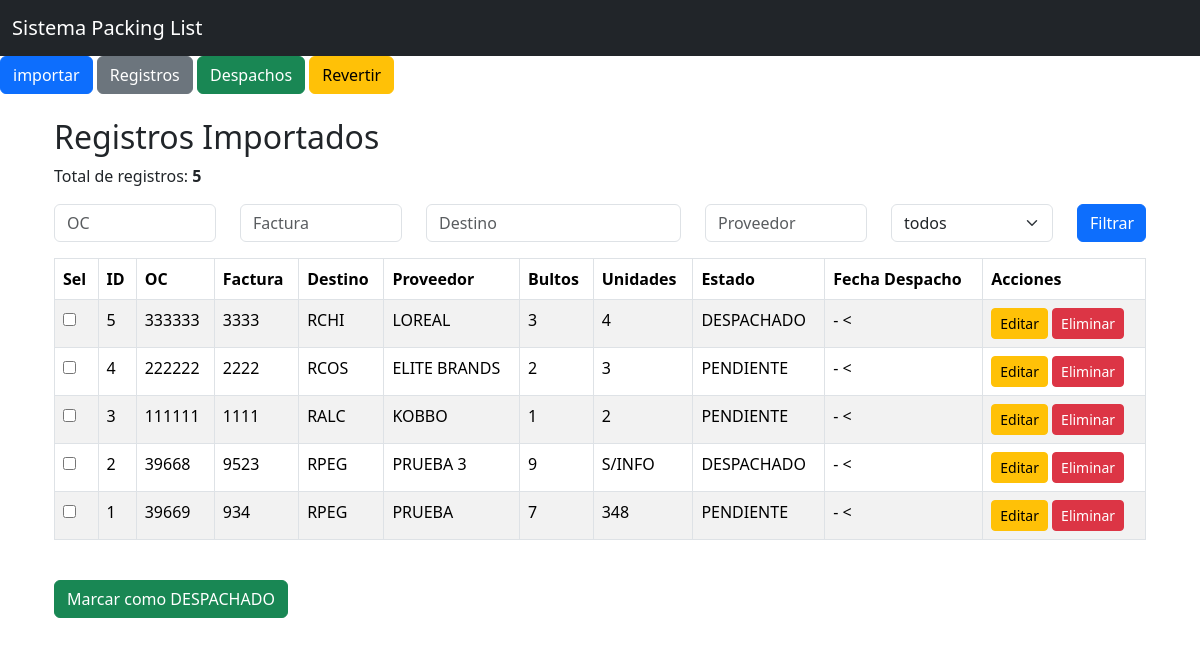
Page /registros on the earlier database version.
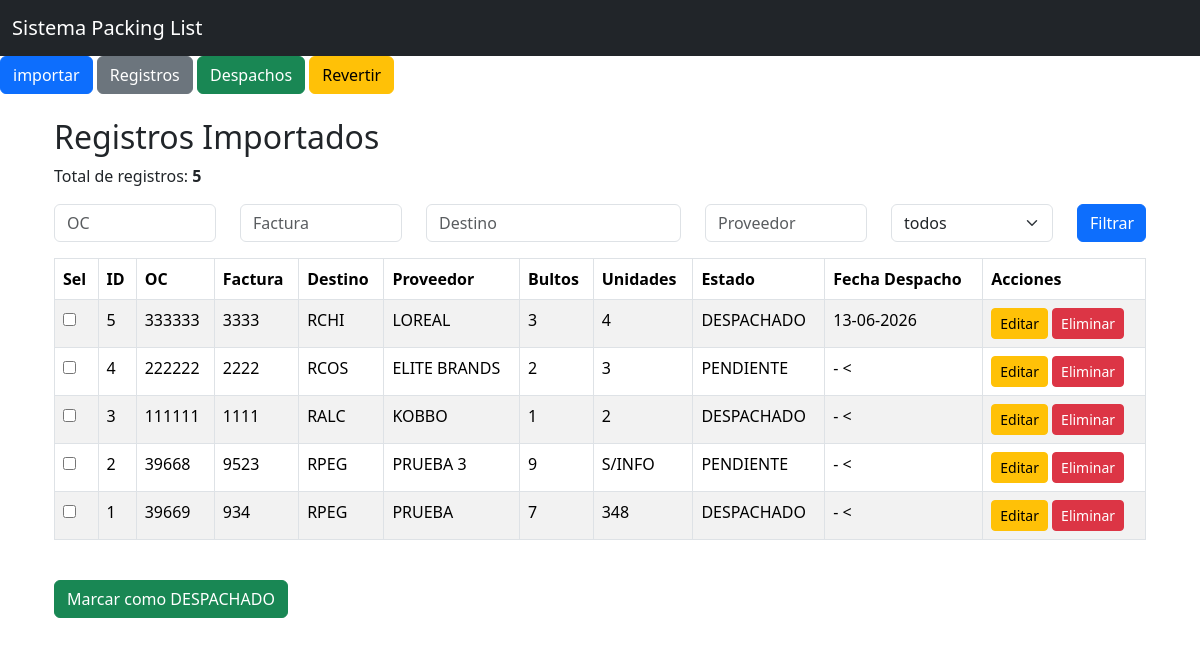
Same page on the later database version.
### models.py (models this page shows)
class Consolidado(db.Model):
    __tablename__ = "consolidado"
    id = db.Column(db.Integer, primary_key=True)
    oc = db.Column(db.String(50))
    factura = db.Column(db.String(50))
    destino = db.Column(db.String(20), nullable=False)
    proveedor = db.Column(db.String(150))
    bultos = db.Column(db.Integer, nullable=False)
    unidades = db.Column(db.String(50), nullable=False)
    tipo_carga = db.Column(db.String(50), nullable=False, default="NACIONAL")
    etiqueta = db.Column(db.String(150))
    observacion = db.Column(db.String(500))
    estado = db.Column(db.String(20), nullable=False, default="PENDIENTE")
    origen_archivo = db.Column(db.String(50), nullable=False)
    nombre_archivo = db.Column(db.String(255))
    fecha_carga = db.Column(db.DateTime)
    eliminado = db.Column(db.Boolean, nullable=False, default=False)
    fecha_eliminacion = db.Column(db.DateTime)
    fecha_despacho = db.Column(db.DateTime)

### app.py (the view)
@app.route("/registros")
def registros():
    oc = request.args.get("oc", "")
    factura = request.args.get("factura", "")
    destino = request.args.get("destino", "")
    proveedor = request.args.get("proveedor", "")
    estado = request.args.get("estado", "")
    consulta = Consolidado.query.filter_by(eliminado=False)
    if oc:
        consulta = consulta.filter(Consolidado.oc.contains(oc))
    if factura:
        consulta = consulta.filter(Consolidado.factura.contains(factura))
    if destino:
        consulta = consulta.filter(Consolidado.destino.contains(destino))
    if proveedor:
        consulta = consulta.filter(Consolidado.proveedor.contains(proveedor))
    if estado:
        consulta = consulta.filter(Consolidado.estado.contains(estado))
    registros = consulta.order_by(Consolidado.id.desc()).all()
    return render_template(
        "registros.html",
        registros=registros,
        oc=oc,
        factura=factura,
        destino=destino,
        proveedor=proveedor,
        estado=estado,
    )

### templates/registros.html (shortened to what this page needs)
{% extends "base.html" %}
{% block contenido %}
<div class="container mt-4">
    <h2>Registros Importados</h2>
    <p>
        Total de registros:
        <b>{{ registros|length }}</b>
    </p>
    <form method="get" class="mb-3">
        <div class="row">
            <div class="col-md-2">
                <input type="text" name="oc" class="form-control" placeholder="OC" value="{{ oc }}">
            </div>
            <div class="col-md-2">
                <input type="text" name="factura" class="form-control" placeholder="Factura" value="{{ factura }}">
            </div>
            <div class="col-md-3">
                <input type="text" name="destino" class="form-control" placeholder="Destino" value="{{ destino }}">
            </div>
            <div class="col-md-2">
                <input type="text" name="proveedor" class="form-control" placeholder="Proveedor" value="{{ proveedor }}">
            </div>
            <div class="col-md-2">
                <select name="estado" class="form-select">
                    <option value="">todos</option>
                </select>
            </div>
            <div class="col-md-1">
                <button type="submit" class="btn btn-primary w-100">Filtrar</button>
            </div>
        </div>
    </form>
    <form method="POST" action="/actualizar_estado">
    <table class="table table-striped table-bordered">
        <thead>
            <tr>
                <th>Sel</th>
                <th>ID</th>
                <th>OC</th>
                <th>Factura</th>
                <th>Destino</th>
                <th>Proveedor</th>
                <th>Bultos</th>
                <th>Unidades</th>
                <th>Estado</th>
                <th>Fecha Despacho</th>
                <th>Acciones</th>
            </tr>
        </thead>
        <tbody>
            {% for registro in registros %}
            <tr>
                <td><input type="checkbox" name="ids" value="{{ registro.id }}"></td>
                <td>{{ registro.id }}</td>
                <td>{{ registro.oc }}</td>
                <td>{{ registro.factura }}</td>
                <td>{{ registro.destino }}</td>
                <td>{{ registro.proveedor }}</td>
                <td>{{ registro.bultos }}</td>
                <td>{{ registro.unidades }}</td>
                <td>{{ registro.estado }}</td>
                <td>
                    {% if registro.fecha_despacho %}
                        {{ registro.fecha_despacho.strftime('%d-%m-%Y') }}
                    {% else%}
                        -
                    <{% endif%}
                </td>
                <td>
                    <a href="/editar/{{ registro.id }}" class="btn btn-warning btn-sm">Editar</a>
                    <a href="/eliminar/{{ registro.id }}" class="btn btn-danger btn-sm" onclick="return confirm('¿Estás seguro de que quieres eliminar este registro?')">Eliminar</a>
                </td>
            </tr>
            {% endfor %}
        </tbody>
    </table>
    <br>
    <button type="submit" class="btn btn-success">Marcar como DESPACHADO</button>
    </form>
</div>
{% endblock %}

### templates/base.html (shortened to what this page needs)
<!DOCTYPE html>
<html lang="es">
<head>
    <link
        href="https://cdn.jsdelivr.net/npm/bootstrap@5.3.3/dist/css/bootstrap.min.css" rel="stylesheet">
</head>
<body>
<nav class="navbar navbar-dark bg-dark">
    <div class="container-fluid">
        <span class="navbar-brand">
            Sistema Packing List
        </span>
    </div>
</nav>
<div class="mb-3">
    <a href="/importar" class="btn btn-primary">importar</a>
    <a href="/registros" class="btn btn-secondary">Registros</a>
    <a href="/despachos" class="btn btn-success">Despachos</a>
    <a href="/revertir_despachos" class="btn btn-warning">Revertir</a>
</div>
<div class="container mt-4">
    {% block contenido %}
    {% endblock %}
</div>
</body>
</html>

Differences in the rows shown:
changed Consolidado "RCHI": fecha_despacho (not shown) → "13-06-2026"; no longer shows "- <"
changed Consolidado "RALC": estado "PENDIENTE" → "DESPACHADO"
changed Consolidado "PRUEBA 3": estado "DESPACHADO" → "PENDIENTE"
changed Consolidado "PRUEBA": estado "PENDIENTE" → "DESPACHADO"
